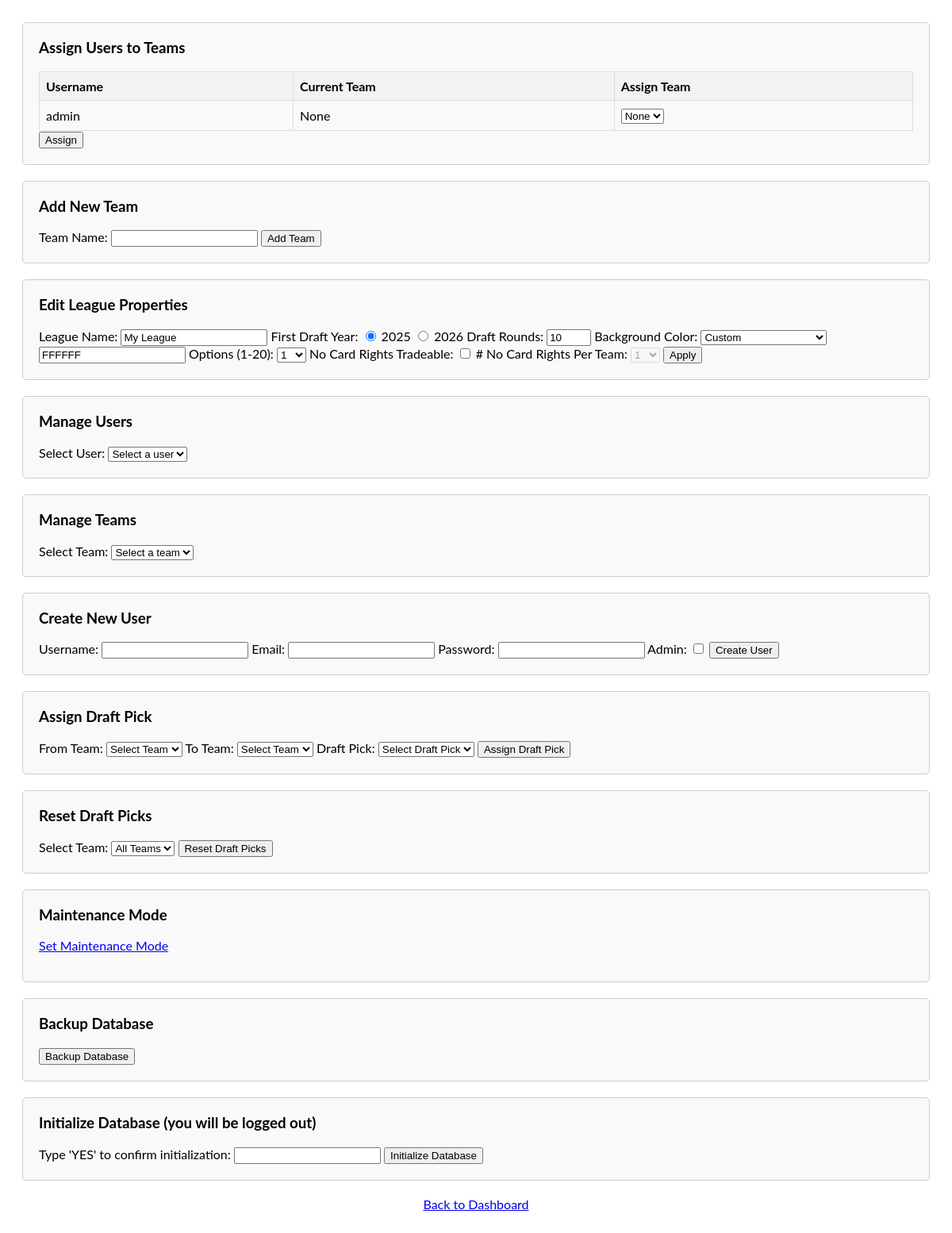
/admin.php (signed in), run on the app's committed database.
### tables this page shows
CREATE TABLE users ( id INTEGER PRIMARY KEY AUTOINCREMENT, username TEXT UNIQUE, password TEXT, is_admin BOOLEAN, email TEXT, team_id INTEGER );

CREATE TABLE league_properties ( id INTEGER PRIMARY KEY AUTOINCREMENT, name TEXT NOT NULL, image BLOB , draft_rounds INTEGER, background_color TEXT DEFAULT '#FFFFFF', draft_year INTEGER, maint_mode INTEGER DEFAULT 0, options INTEGER DEFAULT 0, no_cards_tradeable BOOLEAN DEFAULT 0, no_cards_num INTEGER DEFAULT 2, in_season BOOLEAN DEFAULT 0);

### admin.php (the view, shortened to what this page needs)
<?php
class Database {
    private static $db = null;
    public static function getConnection() {
        if (self::$db === null) {
            try {
                self::$db = new PDO("sqlite:./stratroster.db");
                self::$db->setAttribute(PDO::ATTR_ERRMODE, PDO::ERRMODE_EXCEPTION);
                self::$db->exec('PRAGMA busy_timeout = 10000');
            } catch (PDOException $e) {
                error_log($e->getMessage());
                die("Database error: " . htmlspecialchars($e->getMessage()));
            }
        }
        return self::$db;
    }
    public static function closeConnection() {
        self::$db = null;
    }
}
$db = Database::getConnection();
$current_year = date("Y");
$league_stmt = $db->query('SELECT background_color, name, draft_rounds, draft_year, maint_mode, options, no_cards_tradeable, no_cards_num FROM league_properties LIMIT 1');
$league = $league_stmt->fetch(PDO::FETCH_ASSOC);
$options = isset($league['options']) ? $league['options'] : 1;
$no_cards_tradeable = isset($league['no_cards_tradeable']) ? $league['no_cards_tradeable'] : 0;
$no_cards_num = isset($league['no_cards_num']) ? $league['no_cards_num'] : 1;
$users_stmt = $db->query('SELECT u.id, u.username, u.team_id, t.team_name FROM users u LEFT JOIN teams t ON u.team_id = t.id ORDER BY u.username');
$users = $users_stmt->fetchAll(PDO::FETCH_ASSOC);
$league_name = $league['name'] ?? 'My League';
$draft_year = $league['draft_year'] ?? date('Y');
$draft_rounds = $league['draft_rounds'] ?? 10;
$background_color = $league['background_color'] ?? '#FFFFFF';
?>
<!DOCTYPE html>
<html>
<head>
</head>
<body>
<div class="form-container">
    <h3>Assign Users to Teams</h3>
    <form method="POST" action="admin.php">
        <table>
            <tr>
                <th>Username</th>
                <th>Current Team</th>
                <th>Assign Team</th>
            </tr>
            <?php foreach ($users as $user): ?>
                <tr>
                    <td><?= htmlspecialchars($user['username']) ?></td>
                    <td><?= htmlspecialchars($user['team_name'] ?? 'None') ?></td>
                    <td>
                        <select name="team_id_<?= $user['id'] ?>">
                            <option value="none">None</option>
                        </select>
                    </td>
                </tr>
            <?php endforeach; ?>
        </table>
        <button type="submit" name="assign_team">Assign</button>
    </form>
</div>
<div class="form-container">
    <h3>Add New Team</h3>
    <form method="POST" action="admin.php">
        <label for="new_team_name">Team Name:</label>
        <input type="text" id="new_team_name" name="new_team_name" required>
        <button type="submit" name="add_team">Add Team</button>
    </form>
</div>
<div class="form-container">
    <h3>Edit League Properties</h3>
    <form method="POST" action="admin.php">
        <label for="league_name">League Name:</label>
        <input type="text" id="league_name" name="league_name" value="<?= htmlspecialchars($league_name) ?>" required>
        <label for="draft_year">First Draft Year:</label>
        <input type="radio" id="current_year" name="draft_year" value="<?= $current_year ?>" <?= $draft_year == $current_year ? 'checked' : '' ?>>
        <label for="current_year"><?= $current_year ?></label>
        <input type="radio" id="next_year" name="draft_year" value="<?= $current_year + 1 ?>" <?= $draft_year == $current_year + 1 ? 'checked' : '' ?>>
        <label for="next_year"><?= $current_year + 1 ?></label>
        <label for="draft_rounds">Draft Rounds:</label>
        <input type="number" id="draft_rounds" name="draft_rounds" value="<?= htmlspecialchars($draft_rounds) ?>" min="1" max="20" required>
        <label for="background_color">Background Color:</label>
        <select id="background_color" name="background_color" onchange="toggleCustomColorInput(this.value)" required>
            <option value="custom" <?= preg_match('/^#[a-fA-F0-9]{6}$/', $background_color) ? 'selected' : '' ?>>Custom</option>
        </select>
        <input type="text" id="custom_background_color" name="custom_background_color" placeholder="Enter hex code" style="display:none;" value="<?= preg_match('/^#[a-fA-F0-9]{6}$/', $background_color) ? htmlspecialchars(ltrim($background_color, '#')) : '' ?>">
        <label for="options">Options (1-20):</label>
        <select id="options" name="options">
            <?php for ($i = 1; $i <= 20; $i++): ?>
                <option value="<?= $i ?>" <?= $i == $options ? 'selected' : '' ?>><?= $i ?></option>
            <?php endfor; ?>
        </select>
        <label>No Card Rights Tradeable:</label>
        <input type="checkbox" id="no_cards_tradeable" name="no_cards_tradeable" <?= $no_cards_tradeable ? 'checked' : '' ?>>
        <label for="no_cards_num"># No Card Rights Per Team:</label>
            <select id="no_cards_num" name="no_cards_num" min="1" max="10">
                <?php for ($i = 1; $i <= 10; $i++): ?>
            <option value="<?= $i ?>" <?= $i == $no_cards_num ? 'selected' : '' ?>><?= $i ?></option>
                <?php endfor; ?>
            </select>
        <button type="submit" name="edit_league_properties">Apply</button>
    </form>
</div>
<div class="form-container">
    <h3>Manage Users</h3>
    <form method="POST" action="admin.php">
        <label for="manage_user_id">Select User:</label>
        <select id="manage_user_id" name="manage_user_id" onchange="this.form.submit()">
            <option value="">Select a user</option>
        </select>
    </form>
</div>
<div class="form-container">
    <h3>Manage Teams</h3>
    <form method="POST" action="admin.php">
        <label for="manage_team_id">Select Team:</label>
        <select id="manage_team_id" name="manage_team_id" onchange="this.form.submit()">
            <option value="">Select a team</option>
        </select>
    </form>
</div>
<div class="form-container">
    <h3>Create New User</h3>
    <form method="POST">
        <label for="new_username">Username:</label>
        <input type="text" id="new_username" name="new_username" required>
        <label for="new_email">Email:</label>
        <input type="email" id="new_email" name="new_email" required>
        <label for="new_password">Password:</label>
        <input type="password" id="new_password" name="new_password" required>
        <label for="new_is_admin">Admin:</label>
        <input type="checkbox" id="new_is_admin" name="new_is_admin" value="1">
        <button type="submit">Create User</button>
    </form>
</div>
<div class="form-container">
    <h3>Assign Draft Pick</h3>
    <form method="POST">
        <label for="from_team">From Team:</label>
        <select id="from_team" name="from_team" required onchange="updateDraftPicks()">
            <option value="">Select Team</option>
        </select>
        <label for="to_team">To Team:</label>
        <select id="to_team" name="to_team" required>
            <option value="">Select Team</option>
        </select>
        <label for="draft_pick">Draft Pick:</label>
        <select id="draft_pick" name="draft_pick" required>
            <option value="">Select Draft Pick</option>
        </select>
        <button type="submit" name="assign_draft_pick">Assign Draft Pick</button>
    </form>
</div>
<div class="form-container">
    <h3>Reset Draft Picks</h3>
    <form method="POST" onsubmit="return confirm('Are you sure you want to reset the draft picks?');">
        <label for="reset_team_id">Select Team:</label>
        <select name="reset_team_id" id="reset_team_id" required>
            <option value="all">All Teams</option>
        </select>
        <button type="submit" name="reset_draft_picks">Reset Draft Picks</button>
    </form>
</div>
<div class="form-container">
    <h3>Maintenance Mode</h3>
    <p><a href="maint_mode.php">Set Maintenance Mode</a></p>
</div>
<div class="form-container">
    <h3>Backup Database</h3>
    <form method="GET">
        <button type="submit">Backup Database</button>
    </form>
</div>
<div class="form-container">
    <h3>Initialize Database (you will be logged out)</h3>
    <form method="POST" action="admin.php">
        <label for="confirm_init">Type 'YES' to confirm initialization:</label>
        <input type="text" id="confirm_init" name="confirm_init" required>
        <button type="submit">Initialize Database</button>
    </form>
</div>
<p class="center"><a href="dashboard.php">Back to Dashboard</a></p>
</body>
</html>

### data on the page
users: username "admin", team_name "None", id "None"
league_properties: league_name "My League", draft_year "☑ 2025", draft_year "☐ 2026", draft_rounds "10", background_color "Custom", custom_background_color "FFFFFF"

### other printed values
form field options "1"
form field no_cards_num "1"
